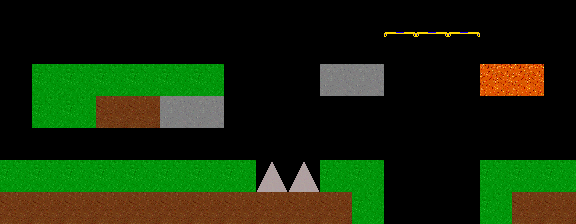

Rendered tile map (Tiled .tmx) drawn with the repository's tilesets; below, a short description and the map source with its tile grids summarised:
An orthogonal 18x7 tile map with 32x32 px tiles, 1 tile layer (stage) and 6 objects.

<map version="1.8" tiledversion="1.8.1" orientation="orthogonal" renderorder="right-down" width="18" height="7" tilewidth="32" tileheight="32" infinite="0" nextlayerid="15" nextobjectid="28">
 <tileset firstgid="1" source="plcEnvTileset.tsx" />
 <layer id="1" name="stage" width="18" height="7">
  <data>[126 cells, 52 non-empty, 7 distinct tile ids]</data>
 </layer>
 <objectgroup id="11" name="player" />
 <objectgroup id="12" name="coin">
  <object id="12" x="204" y="52">
   <point />
  </object>
  <object id="13" x="169.333" y="45.3333">
   <point />
  </object>
  <object id="14" x="137.333" y="45.3333">
   <point />
  </object>
 </objectgroup>
 <objectgroup id="13" name="skeleton">
  <object id="11" x="240" y="152">
   <point />
  </object>
 </objectgroup>
 <objectgroup id="14" name="goal">
  <object id="8" x="560" y="144">
   <point />
  </object>
  <object id="10" x="496" y="144">
   <point />
  </object>
 </objectgroup>
</map>